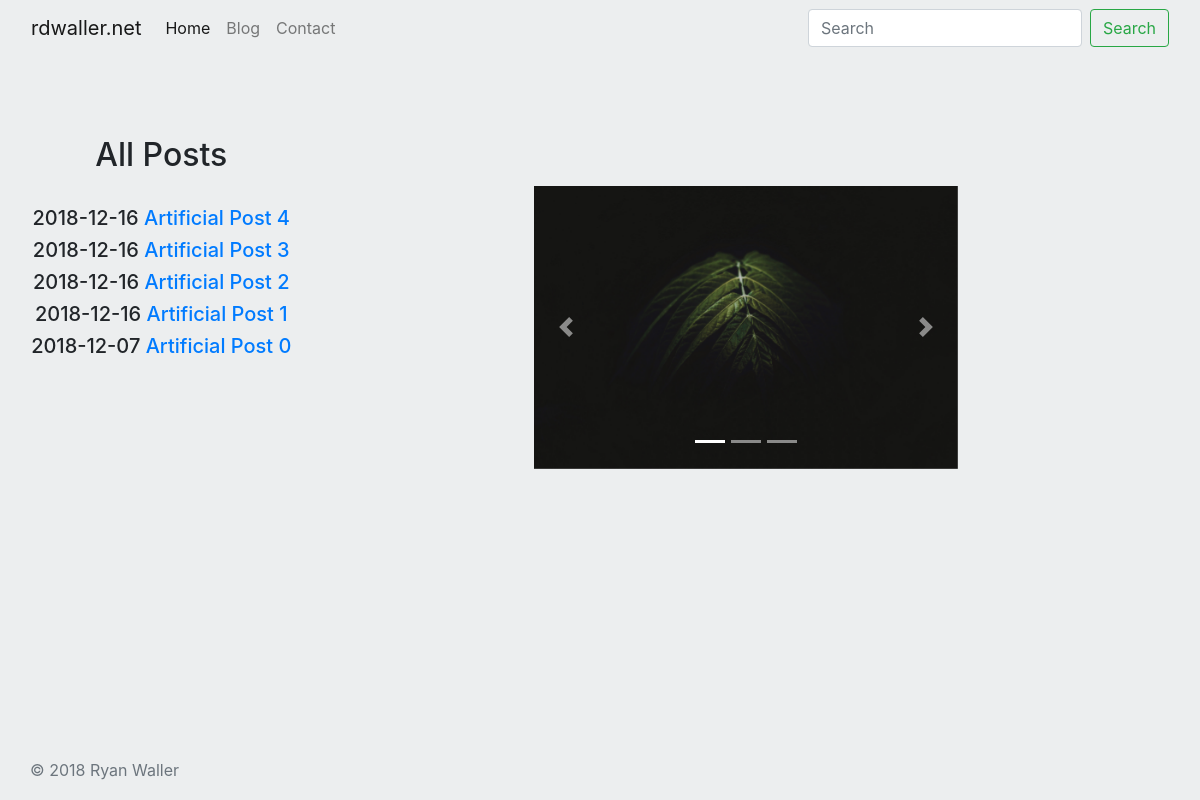
Screenshot of /blog/ with the database file from the repository.
### blog/models.py (models this page shows, shortened)
class Post(models.Model):
  title = models.CharField(max_length=140)
  body = models.TextField()
  image = models.ImageField(blank=True, null=True ,upload_to='../media/%Y/%m/%d')
  date = models.DateTimeField()

### blog/templates/blog/blog.html (shortened to what this page needs)
{% extends "principal/header.html" %}
{% block content %}
<div class="container-fluid">
  <div class="row">
    <div class="col-sm-12 col-lg-3" align="center">
      <h2>All Posts</h2>
      <br />
      {% for post in object_list %}
        <h5>{{ post.date|date:"Y-m-d" }}<a href="/blog/{{post.id}}"> {{post.title}}</a></h5>
      {% endfor %}
    </div>
    <div class="col-sm-12 col-lg-9" align="center">
      <div class="carousel slide" data-ride="carousel">
        <ol class="carousel-indicators">
          <li data-target="#carouselExampleIndicators" data-slide-to="0" class="active"></li>
          <li data-target="#carouselExampleIndicators" data-slide-to="1"></li>
          <li data-target="#carouselExampleIndicators" data-slide-to="2"></li>
        </ol>
        <div class="carousel-inner">
          <div class="carousel-item active">
            <img class="d-block w-100" src="../../static/principal/img/fern.jpg" alt="First slide">
          </div>
        </div>
        <a class="carousel-control-prev" href="#carouselExampleIndicators" role="button" data-slide="prev">
          <span class="carousel-control-prev-icon" aria-hidden="true"></span>
        </a>
        <a class="carousel-control-next" href="#carouselExampleIndicators" role="button" data-slide="next">
          <span class="carousel-control-next-icon" aria-hidden="true"></span>
        </a>
      </div>
    </div>
</div>
{% endblock %}

### principal/templates/principal/header.html (shortened to what this page needs)
<!DOCTYPE html>
<html lang="en">
	<head>
		{% load static %}
		<link rel="stylesheet" href="https://stackpath.bootstrapcdn.com/bootstrap/4.1.3/css/bootstrap.min.css">
		<link rel="stylesheet" href="https://use.fontawesome.com/releases/v5.5.0/css/all.css">
		<link rel="stylesheet" type="text/css" href="{% static 'principal/main.css' %}">
	</head>
<body>
	<div class="container-fluid">
			<nav class="navbar navbar-expand-lg navbar-light navbar-custom">
					<a class="navbar-brand" href="/">rdwaller.net</a>
					<div class="collapse navbar-collapse" id="navbarSupportedContent">
						<ul class="navbar-nav mr-auto">
							<li class="nav-item active">
								<a class="nav-link" href="/">Home<span class="sr-only">(current)</span></a>
							</li>
							<li class="nav-item">
								<a class="nav-link" href="/blog">Blog</a>
							</li>
							<li class="nav-item">
								<a class="nav-link" href="/contact">Contact</a>
							</li>
						</ul>
						<form class="form-inline my-2 my-lg-0">
							<input class="form-control mr-sm-2" type="search" placeholder="Search" aria-label="Search">
							<button class="btn btn-outline-success my-2 my-sm-0" type="submit">Search</button>
						</form>
					</div>
				</nav>
	<div>
		{% block content %}
		{% endblock %}
	</div>
	<footer class="footer">
			<span class="text-muted">© 2018 Ryan Waller</span>
	</footer>
</body>
</html>

### principal/static/principal/main.css (style rules this page uses)
body { background-color: #ECEEEF; margin-bottom: 100px; }
html { position: relative; min-height: 100%; }
input { width: 20%; }
.carousel { width: 50%; margin: 50px; }
.footer { position: absolute; bottom: 0; width: 100%; height: 60px; line-height: 60px;margin: 0 0 0 15px; background-color: #ECEEEF; }
.navbar-custom { margin-bottom: 80px; background-color: #ECEEEF; }

### rows the page displays
Post: date "2018-12-16", title "Artificial Post 4"
Post: date "2018-12-16", title "Artificial Post 3"
Post: date "2018-12-16", title "Artificial Post 2"
Post: date "2018-12-16", title "Artificial Post 1"
Post: date "2018-12-07", title "Artificial Post 0"
